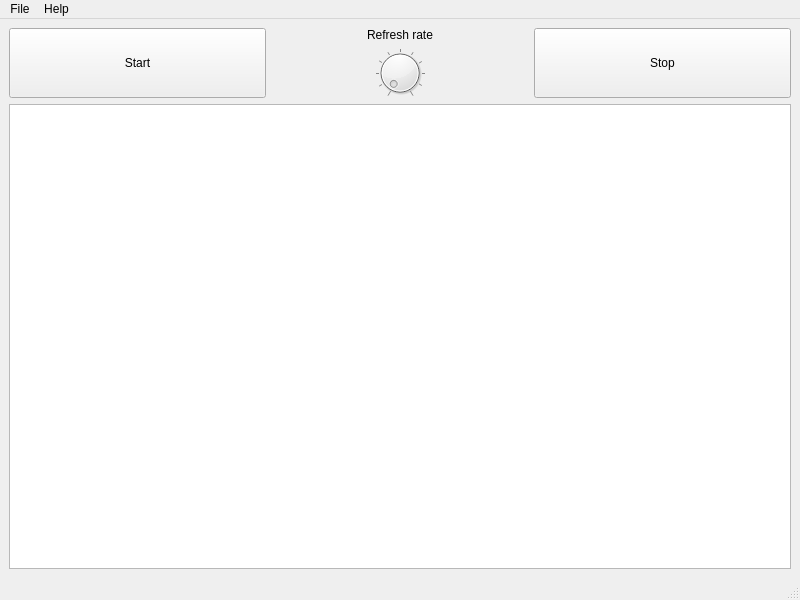
<?xml version="1.0" encoding="UTF-8"?>
<ui version="4.0">
 <class>MainWindow</class>
 <widget class="QMainWindow" name="MainWindow">
  <property name="geometry">
   <rect>
    <x>0</x>
    <y>0</y>
    <width>800</width>
    <height>600</height>
   </rect>
  </property>
  <property name="windowTitle">
   <string>OpcDataTrender</string>
  </property>
  <property name="windowIcon">
   <iconset resource="../OpcDataTrender.qrc">
    <normaloff>:/ressources/OpcDataTrender.ico</normaloff>:/ressources/OpcDataTrender.ico</iconset>
  </property>
  <widget class="QWidget" name="centralwidget">
   <layout class="QGridLayout" name="gridLayout">
    <item row="2" column="0">
     <widget class="PlotWidget" name="plot"/>
    </item>
    <item row="0" column="0">
     <layout class="QGridLayout" name="gridLayout_2">
      <item row="1" column="1">
       <widget class="QDial" name="updateKnob">
        <property name="sizePolicy">
         <sizepolicy hsizetype="Minimum" vsizetype="Minimum">
          <horstretch>0</horstretch>
          <verstretch>0</verstretch>
         </sizepolicy>
        </property>
        <property name="maximumSize">
         <size>
          <width>16777215</width>
          <height>50</height>
         </size>
        </property>
        <property name="maximum">
         <number>10</number>
        </property>
        <property name="singleStep">
         <number>1</number>
        </property>
        <property name="value">
         <number>10</number>
        </property>
        <property name="tracking">
         <bool>true</bool>
        </property>
        <property name="orientation">
         <enum>Qt::Horizontal</enum>
        </property>
        <property name="invertedAppearance">
         <bool>true</bool>
        </property>
        <property name="invertedControls">
         <bool>false</bool>
        </property>
        <property name="wrapping">
         <bool>false</bool>
        </property>
        <property name="notchesVisible">
         <bool>true</bool>
        </property>
       </widget>
      </item>
      <item row="0" column="1">
       <widget class="QLabel" name="label">
        <property name="text">
         <string>Refresh rate</string>
        </property>
        <property name="alignment">
         <set>Qt::AlignCenter</set>
        </property>
       </widget>
      </item>
      <item row="0" column="2" rowspan="2">
       <widget class="QPushButton" name="stopBtn">
        <property name="sizePolicy">
         <sizepolicy hsizetype="Minimum" vsizetype="MinimumExpanding">
          <horstretch>0</horstretch>
          <verstretch>0</verstretch>
         </sizepolicy>
        </property>
        <property name="text">
         <string>Stop</string>
        </property>
       </widget>
      </item>
      <item row="0" column="0" rowspan="2">
       <widget class="QPushButton" name="startBtn">
        <property name="sizePolicy">
         <sizepolicy hsizetype="Minimum" vsizetype="MinimumExpanding">
          <horstretch>0</horstretch>
          <verstretch>0</verstretch>
         </sizepolicy>
        </property>
        <property name="text">
         <string>Start</string>
        </property>
       </widget>
      </item>
     </layout>
    </item>
   </layout>
  </widget>
  <widget class="QMenuBar" name="menubar">
   <property name="geometry">
    <rect>
     <x>0</x>
     <y>0</y>
     <width>800</width>
     <height>21</height>
    </rect>
   </property>
   <widget class="QMenu" name="menuFile">
    <property name="title">
     <string>File</string>
    </property>
    <addaction name="actionQuit"/>
   </widget>
   <widget class="QMenu" name="menuHelp">
    <property name="title">
     <string>Help</string>
    </property>
    <addaction name="actionAbout"/>
   </widget>
   <addaction name="menuFile"/>
   <addaction name="menuHelp"/>
  </widget>
  <widget class="QStatusBar" name="statusbar"/>
  <action name="actionQuit">
   <property name="text">
    <string>Quit</string>
   </property>
  </action>
  <action name="actionAbout">
   <property name="text">
    <string>About</string>
   </property>
  </action>
 </widget>
 <customwidgets>
  <customwidget>
   <class>PlotWidget</class>
   <extends>QGraphicsView</extends>
   <header>pyqtgraph </header>
  </customwidget>
 </customwidgets>
 <resources>
  <include location="../OpcDataTrender.qrc"/>
 </resources>
 <connections/>
</ui>
